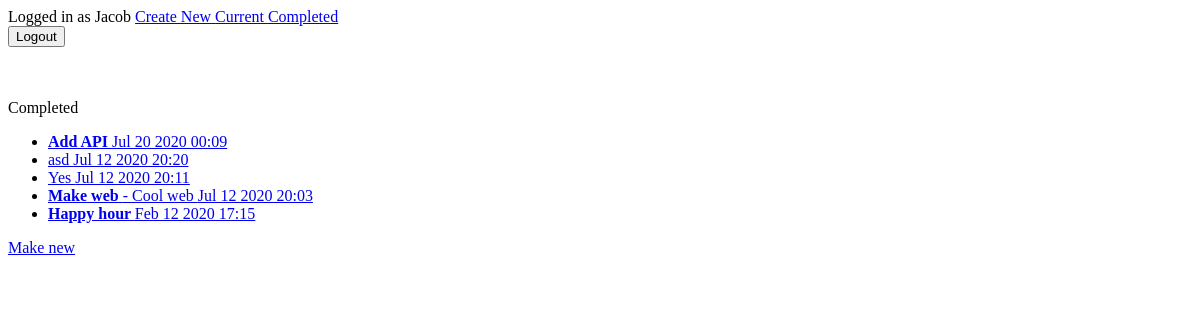
The app's page /completedtodo/ (signed in), older data.
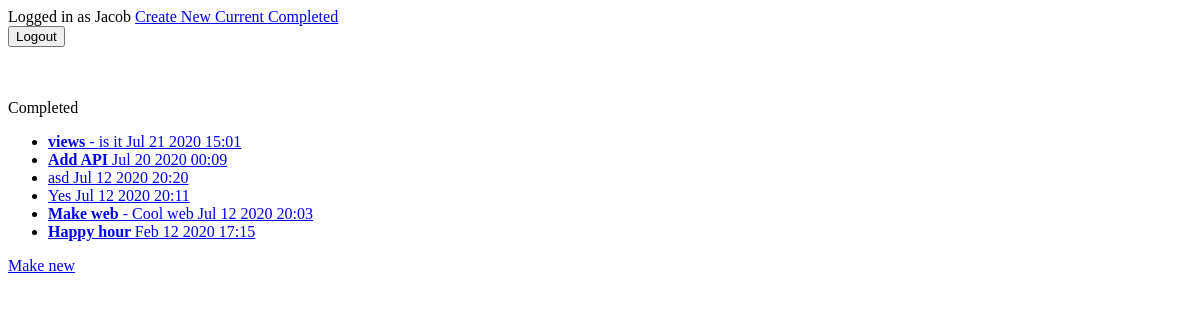
The same page, newer data.
### todo/models.py (models this page shows, shortened)
class Todo(models.Model):
    title = models.CharField(max_length=100)
    memo = models.TextField(blank=True)
    created = models.DateTimeField(auto_now_add=True)
    datecompleted = models.DateTimeField(null=True, blank=True)
    important = models.BooleanField(default=False)
    user = models.ForeignKey(User, on_delete=models.CASCADE)

### todo/views.py (the view)
# urls.py: path('completedtodo/', views.completedtodo, name="completedtodo"),
@login_required
def completedtodo(request):
    todos = Todo.objects.filter(user=request.user, datecompleted__isnull=False).order_by('-datecompleted')
    return render(request, 'todo/completedtodo.html', {'todos':todos})

### todo/templates/todo/completedtodo.html
{% extends 'todo/base.html' %}
{% block content %}
Completed
<ul>
{% for todo in todos %}
  <li>
    <a href="{% url 'viewtodo' todo.id %}">
    {% if todo.important %}<b> {% endif %} {{ todo.title }} {% if todo.important %}</b> {% endif %}
    {% if todo.memo %} - {{ todo.memo }} {% endif %}
    {{ todo.datecompleted| date:'M j Y H:i' }}
  </a>
  </li>
  {% endfor %}
</ul>
<a href="{% url 'createtodos' %}">Make new</a>
{% endblock %}

Row changes from the older to the newer data that the page shows:
now on this page (row edited): Todo: title "views", memo "is it", datecompleted "Jul 21 2020 15:01"
